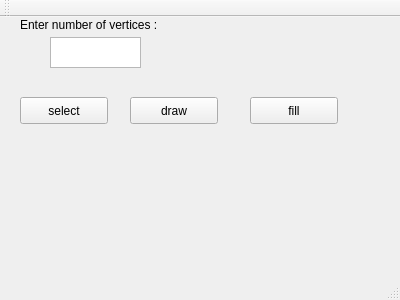
<?xml version="1.0" encoding="UTF-8"?>
<ui version="4.0">
 <class>drawpoly</class>
 <widget class="QMainWindow" name="drawpoly">
  <property name="geometry">
   <rect>
    <x>0</x>
    <y>0</y>
    <width>400</width>
    <height>300</height>
   </rect>
  </property>
  <property name="windowTitle">
   <string>drawpoly</string>
  </property>
  <widget class="QWidget" name="centralWidget">
   <widget class="QTextEdit" name="textEdit">
    <property name="geometry">
     <rect>
      <x>50</x>
      <y>20</y>
      <width>91</width>
      <height>31</height>
     </rect>
    </property>
   </widget>
   <widget class="QPushButton" name="pushButton">
    <property name="geometry">
     <rect>
      <x>20</x>
      <y>80</y>
      <width>88</width>
      <height>27</height>
     </rect>
    </property>
    <property name="text">
     <string>select</string>
    </property>
   </widget>
   <widget class="QPushButton" name="pushButton_2">
    <property name="geometry">
     <rect>
      <x>130</x>
      <y>80</y>
      <width>88</width>
      <height>27</height>
     </rect>
    </property>
    <property name="text">
     <string>draw</string>
    </property>
   </widget>
   <widget class="QPushButton" name="pushButton_3">
    <property name="geometry">
     <rect>
      <x>250</x>
      <y>80</y>
      <width>88</width>
      <height>27</height>
     </rect>
    </property>
    <property name="text">
     <string>fill</string>
    </property>
   </widget>
   <widget class="QLabel" name="label">
    <property name="geometry">
     <rect>
      <x>20</x>
      <y>0</y>
      <width>171</width>
      <height>16</height>
     </rect>
    </property>
    <property name="text">
     <string>Enter number of vertices :</string>
    </property>
   </widget>
  </widget>
  <widget class="QMenuBar" name="menuBar">
   <property name="geometry">
    <rect>
     <x>0</x>
     <y>0</y>
     <width>400</width>
     <height>22</height>
    </rect>
   </property>
  </widget>
  <widget class="QToolBar" name="mainToolBar">
   <attribute name="toolBarArea">
    <enum>TopToolBarArea</enum>
   </attribute>
   <attribute name="toolBarBreak">
    <bool>false</bool>
   </attribute>
  </widget>
  <widget class="QStatusBar" name="statusBar"/>
 </widget>
 <layoutdefault spacing="6" margin="11"/>
 <resources/>
 <connections/>
</ui>
